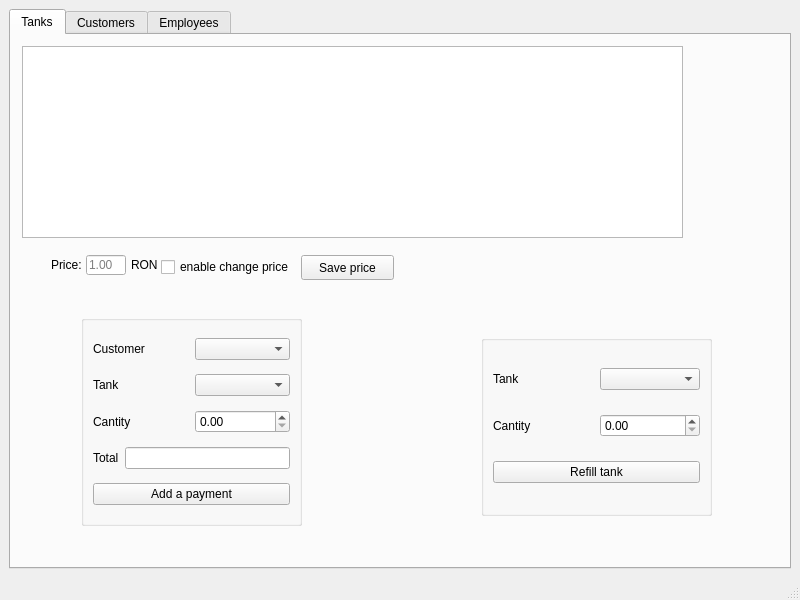
<?xml version="1.0" encoding="UTF-8"?>
<ui version="4.0">
 <class>MainWindow</class>
 <widget class="QMainWindow" name="MainWindow">
  <property name="geometry">
   <rect>
    <x>0</x>
    <y>0</y>
    <width>800</width>
    <height>600</height>
   </rect>
  </property>
  <property name="windowTitle">
   <string>MainWindow</string>
  </property>
  <widget class="QWidget" name="centralwidget">
   <layout class="QVBoxLayout" name="verticalLayout">
    <item>
     <widget class="QTabWidget" name="tabWidget">
      <property name="currentIndex">
       <number>0</number>
      </property>
      <widget class="QWidget" name="tab_Tanks">
       <attribute name="title">
        <string>Tanks</string>
       </attribute>
       <widget class="QTableWidget" name="tableWidget_tanks">
        <property name="geometry">
         <rect>
          <x>11</x>
          <y>11</y>
          <width>661</width>
          <height>192</height>
         </rect>
        </property>
        <property name="sortingEnabled">
         <bool>true</bool>
        </property>
       </widget>
       <widget class="QGroupBox" name="groupBox_add_payment">
        <property name="geometry">
         <rect>
          <x>70</x>
          <y>280</y>
          <width>221</width>
          <height>211</height>
         </rect>
        </property>
        <property name="title">
         <string/>
        </property>
        <layout class="QVBoxLayout" name="verticalLayout_2">
         <item>
          <layout class="QHBoxLayout" name="horizontalLayout_3">
           <item>
            <widget class="QLabel" name="label_add_payment_customer">
             <property name="text">
              <string>Customer</string>
             </property>
            </widget>
           </item>
           <item>
            <widget class="QComboBox" name="comboBox_add_payment_customer"/>
           </item>
          </layout>
         </item>
         <item>
          <layout class="QHBoxLayout" name="horizontalLayout">
           <item>
            <widget class="QLabel" name="label_add_payment_tank">
             <property name="text">
              <string>Tank</string>
             </property>
            </widget>
           </item>
           <item>
            <widget class="QComboBox" name="comboBox_add_payment_tank"/>
           </item>
          </layout>
         </item>
         <item>
          <layout class="QHBoxLayout" name="horizontalLayout_2">
           <item>
            <widget class="QLabel" name="label_add_payment_cantity">
             <property name="text">
              <string>Cantity</string>
             </property>
            </widget>
           </item>
           <item>
            <widget class="QDoubleSpinBox" name="doubleSpinBox_add_payment_cantity"/>
           </item>
          </layout>
         </item>
         <item>
          <layout class="QHBoxLayout" name="horizontalLayout_6">
           <item>
            <widget class="QLabel" name="label_add_payment_total">
             <property name="text">
              <string>Total</string>
             </property>
            </widget>
           </item>
           <item>
            <widget class="QLineEdit" name="lineEdit_add_payment_total">
             <property name="readOnly">
              <bool>true</bool>
             </property>
            </widget>
           </item>
          </layout>
         </item>
         <item>
          <widget class="QPushButton" name="pushButton_add_payment">
           <property name="text">
            <string>Add a payment</string>
           </property>
          </widget>
         </item>
        </layout>
       </widget>
       <widget class="QGroupBox" name="groupBox_refill_tank">
        <property name="geometry">
         <rect>
          <x>470</x>
          <y>300</y>
          <width>231</width>
          <height>181</height>
         </rect>
        </property>
        <property name="title">
         <string/>
        </property>
        <layout class="QVBoxLayout" name="verticalLayout_3">
         <item>
          <layout class="QHBoxLayout" name="horizontalLayout_4">
           <item>
            <widget class="QLabel" name="label_refill_tank_tank">
             <property name="text">
              <string>Tank</string>
             </property>
            </widget>
           </item>
           <item>
            <widget class="QComboBox" name="comboBox_refill_tank_tank"/>
           </item>
          </layout>
         </item>
         <item>
          <layout class="QHBoxLayout" name="horizontalLayout_5">
           <item>
            <widget class="QLabel" name="label_refill_tank_cantity">
             <property name="text">
              <string>Cantity</string>
             </property>
            </widget>
           </item>
           <item>
            <widget class="QDoubleSpinBox" name="doubleSpinBox_refill_tank_cantity"/>
           </item>
          </layout>
         </item>
         <item>
          <widget class="QPushButton" name="pushButton_refill_tank">
           <property name="text">
            <string>Refill tank</string>
           </property>
          </widget>
         </item>
        </layout>
       </widget>
       <widget class="QLabel" name="label_price">
        <property name="geometry">
         <rect>
          <x>40</x>
          <y>220</y>
          <width>41</width>
          <height>20</height>
         </rect>
        </property>
        <property name="text">
         <string>Price:</string>
        </property>
       </widget>
       <widget class="QLineEdit" name="lineEdit_price">
        <property name="geometry">
         <rect>
          <x>75</x>
          <y>220</y>
          <width>40</width>
          <height>20</height>
         </rect>
        </property>
        <property name="text">
         <string/>
        </property>
        <property name="readOnly">
         <bool>true</bool>
        </property>
        <property name="placeholderText">
         <string>1.00</string>
        </property>
       </widget>
       <widget class="QLabel" name="label_price_ron">
        <property name="geometry">
         <rect>
          <x>120</x>
          <y>220</y>
          <width>31</width>
          <height>20</height>
         </rect>
        </property>
        <property name="text">
         <string>RON</string>
        </property>
       </widget>
       <widget class="QPushButton" name="pushButton_save_price">
        <property name="geometry">
         <rect>
          <x>290</x>
          <y>220</y>
          <width>93</width>
          <height>25</height>
         </rect>
        </property>
        <property name="text">
         <string>Save price</string>
        </property>
       </widget>
       <widget class="QCheckBox" name="checkBox_enable_price">
        <property name="geometry">
         <rect>
          <x>150</x>
          <y>220</y>
          <width>131</width>
          <height>24</height>
         </rect>
        </property>
        <property name="text">
         <string>enable change price</string>
        </property>
       </widget>
      </widget>
      <widget class="QWidget" name="tab_Customers">
       <attribute name="title">
        <string>Customers</string>
       </attribute>
      </widget>
      <widget class="QWidget" name="tab_Employees">
       <attribute name="title">
        <string>Employees</string>
       </attribute>
      </widget>
     </widget>
    </item>
   </layout>
  </widget>
  <widget class="QStatusBar" name="statusbar"/>
 </widget>
 <resources/>
 <connections/>
</ui>
